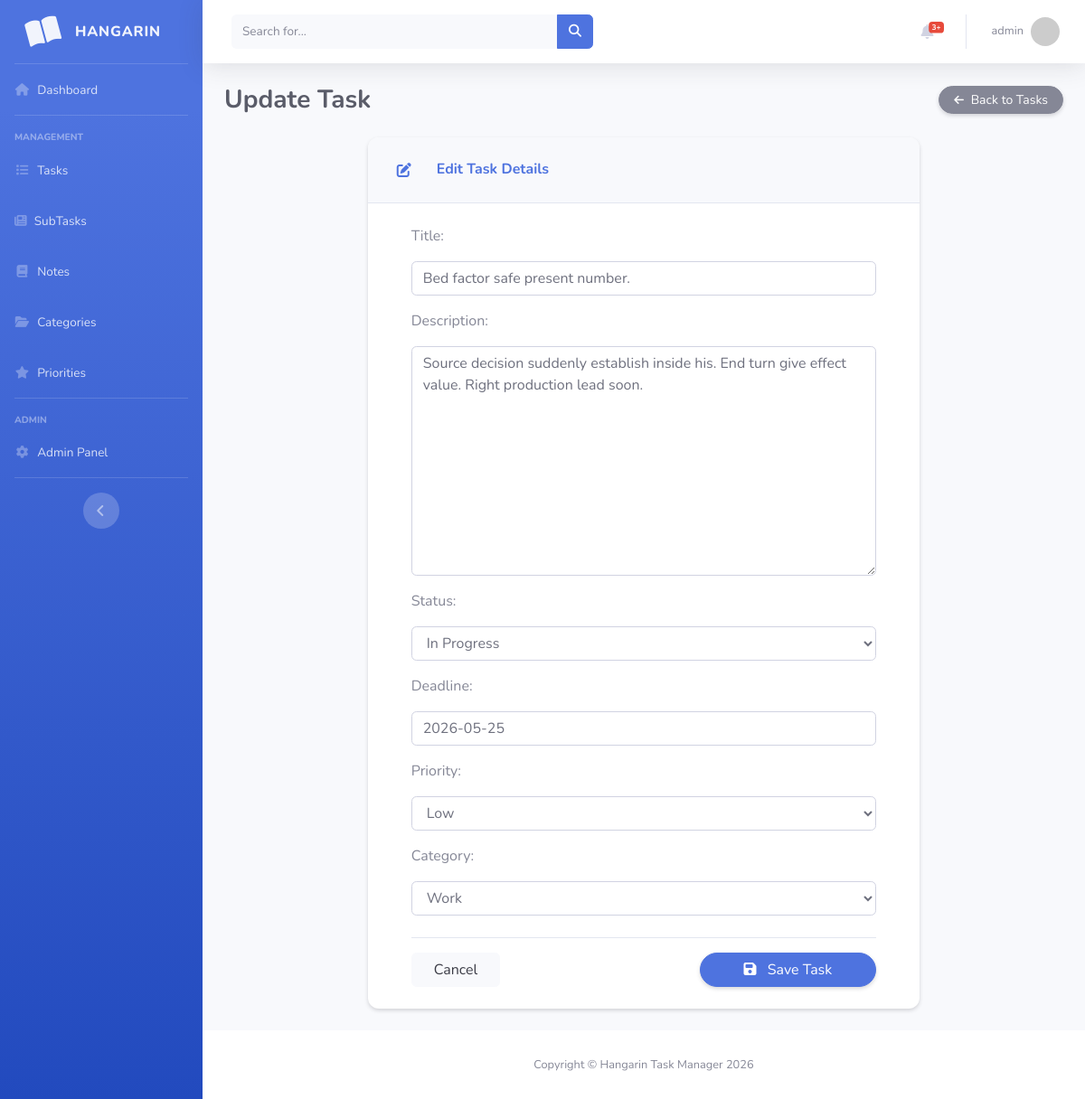
Screenshot of /task_list/9/ (signed in) with the database file from the repository.
### taskmanager/models.py (models this page shows, shortened)
class BaseModel(models.Model):
    created_at = models.DateTimeField(auto_now_add=True)
    updated_at = models.DateTimeField(auto_now=True)
    class Meta:
        abstract = True

class Task(BaseModel):
    title = models.CharField(max_length=200)
    description = models.TextField()
    status = models.CharField(
        max_length=50,
        choices=[
            ("Pending", "Pending"),
            ("In Progress", "In Progress"),
            ("Completed", "Completed"),
        ],
        default="Pending"
    )
    deadline = models.DateField()
    priority = models.ForeignKey(Priority, on_delete=models.CASCADE)
    category = models.ForeignKey(Category, on_delete=models.CASCADE)

### taskmanager/views.py (the view)
# urls.py: path('task_list/<int:pk>/', TaskUpdateView.as_view(), name='task-update'),
class TaskUpdateView(LoginRequiredMixin, UpdateView):
    model = Task
    form_class = TaskForm
    template_name = 'task_form.html'
    success_url = reverse_lazy('task-list')

### taskmanager/forms.py
class TaskForm(ModelForm):
    class Meta:
        model = Task
        fields = "__all__"

### taskmanager/models.py (called while the page is built)
    def __str__(self):
        return self.name

    def __str__(self):
        return self.name

### templates/task_form.html (shortened to what this page needs)
{% extends 'base.html' %}
{% load static %}
{% block content %}
<div class="d-sm-flex align-items-center justify-content-between mb-4">
    <h1 class="h3 mb-0 text-gray-800 font-weight-bold">{% if object %}Update Task{% else %}Add New Task{% endif %}</h1>
    <a href="{% url 'task-list' %}" class="btn btn-sm btn-secondary rounded-pill px-3 shadow-sm">
         Back to Tasks
    </a>
</div>
<div class="row justify-content-center">
    <div class="col-lg-8">
        <div class="card shadow-sm mb-4">
            <div class="card-header py-3 d-flex align-items-center">
                <div class="icon-circle bg-primary-soft mr-3">
                    <i class="fas fa-{% if object %}edit{% else %}plus{% endif %} text-primary"></i>
                </div>
                <h6 class="m-0 font-weight-bold text-primary">
                    {% if object %}Edit Task Details{% else %}Create New Task{% endif %}
                </h6>
            </div>
            <div class="card-body px-lg-5 py-lg-4">
                <form method="post" novalidate>
                    {% include 'includes/form.html' %}
                    <div class="mt-4 pt-3 border-top d-flex justify-content-between">
                        <a href="{% url 'task-list' %}" class="btn btn-light px-4">
                             Cancel
                        </a>
                        <button type="submit" class="btn btn-primary px-5 shadow-sm rounded-pill">
                            <i class="fas fa-save mr-2"></i> Save Task
                        </button>
                    </div>
                </form>
            </div>
        </div>
    </div>
</div>
{% endblock %}

### templates/base.html (shortened to what this page needs)
{% load static %}
{% load pwa %}
<!DOCTYPE html>
<html lang="en">
<head>
    <link rel="stylesheet" href="https://cdnjs.cloudflare.com/ajax/libs/font-awesome/6.4.0/css/all.min.css">
    <link rel="stylesheet" href="{% static 'css/sb-admin-2.css' %}">
</head>
<body id="page-top">
    <div id="wrapper">
        <ul class="navbar-nav bg-gradient-primary sidebar sidebar-dark accordion" id="accordionSidebar">
            <a class="sidebar-brand d-flex align-items-center justify-content-center" href="{% url 'home' %}">
                <div class="sidebar-brand-icon rotate-n-15">
                    <i class="fas fa-book-open"></i>
                </div>
                <div class="sidebar-brand-text mx-3">Hangarin</div>
            </a>
            <hr class="sidebar-divider my-0">
            <li class="nav-item">
                <a class="nav-link" href="{% url 'home' %}">
                    <i class="fas fa-fw fa-home"></i>
                    <span>Dashboard</span>
                </a>
            </li>
            <hr class="sidebar-divider">
            <div class="sidebar-heading">Management</div>
            <li class="nav-item">
                <a class="nav-link" href="{% url 'task-list' %}">
                    <i class="fas fa-fw fa-list"></i>
                    <span>Tasks</span>
                </a>
            </li>
            <li class="nav-item">
                <a class="nav-link" href="{% url 'subtask-list' %}">
                    <i class="fas fa-newspaper"></i>
                    <span>SubTasks</span>
                </a>
            </li>
            <li class="nav-item">
                <a class="nav-link" href="{% url 'note-list' %}">
                    <i class="fas fa-fw fa-book"></i>
                    <span>Notes</span>
                </a>
            </li>
            <li class="nav-item">
                <a class="nav-link" href="{% url 'category-list' %}">
                    <i class="fas fa-fw fa-folder-open"></i>
                    <span>Categories</span>
                </a>
            </li>
            <li class="nav-item">
                <a class="nav-link" href="{% url 'priority-list' %}">
                    <i class="fas fa-fw fa-star"></i>
                    <span>Priorities</span>
                </a>
            </li>
            <hr class="sidebar-divider">
            <div class="sidebar-heading">Admin</div>
            <li class="nav-item">
                <a class="nav-link" href="/admin/" target="_blank">
                    <i class="fas fa-fw fa-cog"></i>
                    <span>Admin Panel</span>
                </a>
            </li>
            <hr class="sidebar-divider d-none d-md-block">
            <div class="text-center d-none d-md-inline">
                <button class="rounded-circle border-0" id="sidebarToggle"></button>
            </div>
        </ul>
        <div id="content-wrapper" class="d-flex flex-column">
            <div id="content">
                <nav class="navbar navbar-expand navbar-light bg-white topbar mb-4 static-top shadow">
                    <form class="d-none d-sm-inline-block form-inline mr-auto ml-md-3 my-2 my-md-0 mw-100 navbar-search">
                        <div class="input-group">
                            <input type="text" class="form-control bg-light border-0 small" placeholder="Search for..." aria-label="Search">
                            <div class="input-group-append">
                                <button class="btn btn-primary" type="button">
                                    <i class="fas fa-search fa-sm"></i>
                                </button>
                            </div>
                        </div>
                    </form>
                    <ul class="navbar-nav ml-auto">
                        <li class="nav-item dropdown no-arrow mx-1">
                            <a class="nav-link dropdown-toggle" href="#" id="alertsDropdown" role="button" data-toggle="dropdown">
                                <i class="fas fa-bell fa-fw"></i>
                                <span class="badge badge-danger badge-counter">3+</span>
                            </a>
                        </li>
                        <li class="nav-item dropdown no-arrow">
                            <a class="nav-link dropdown-toggle" href="#" id="userDropdown" role="button" data-toggle="dropdown">
                                <span class="mr-2 d-none d-lg-inline text-gray-600 small">
                                    {% if user.is_authenticated %}{{ user.username }}{% else %}Guest{% endif %}
                                </span>
                                <img class="img-profile rounded-circle"
                                     src="https://ui-avatars.com/api/?name={{ user.username|default:'User' }}&background=4e73df&color=fff&size=36"
                                     width="36" height="36">
                            </a>
                        </li>
                    </ul>
                </nav>
                <div class="container-fluid">
                    {% block content %}
                    {% endblock %}
                </div>
            </div>
            <footer class="sticky-footer bg-white">
                <div class="container my-auto">
                    <div class="copyright text-center my-auto">
                        <span>Copyright &copy; Hangarin Task Manager 2026</span>
                    </div>
                </div>
            </footer>
        </div>
    </div>
</body>
</html>

### templates/includes/form.html (shortened to what this page needs)
{% load widget_tweaks %}
{% for field in form %}
<div class="field item form-group">
    <label>{{ field.label_tag }}</label>
    <div class="form-group">
        {% render_field field class="form-control" %}
    </div>
</div>
{% endfor %}

### rows the page displays
Task: title "Bed factor safe present number." "Source decision suddenly establish inside his. End turn give effect value. Right production lead soon." "In Progress" "2026-05-25" "Low" "Work"

### other values shown
{{ user.username }} "admin"
{{ field.label_tag }} "Title:" "Description:" "Status:" "Deadline:" "Priority:" "Category:"
